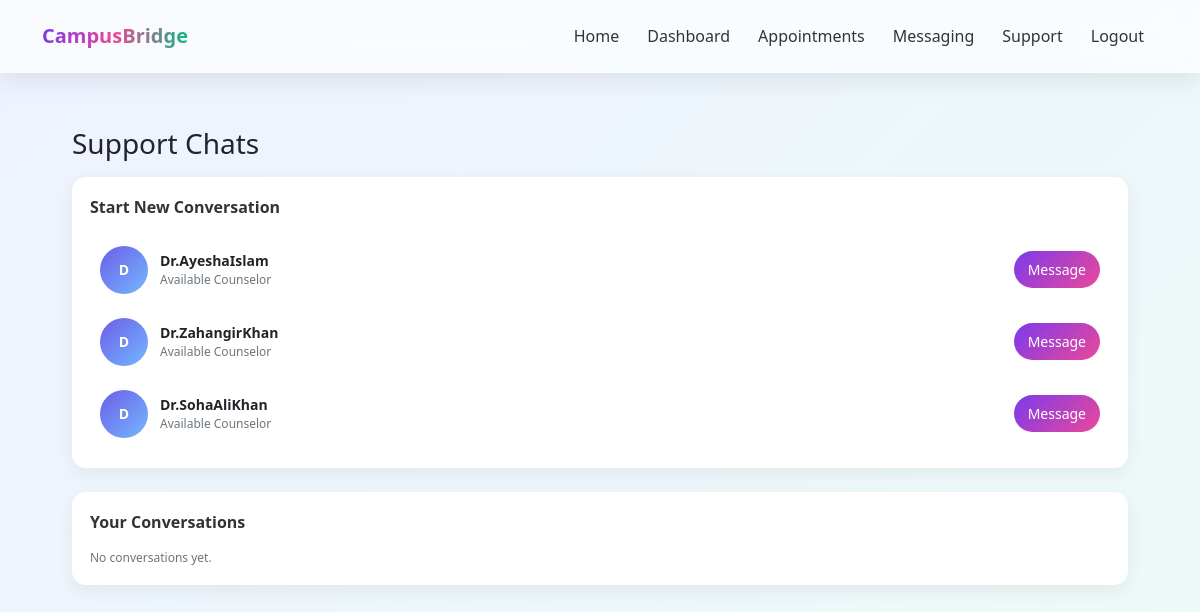
Before: /messaging/ (signed in) with the older database file.
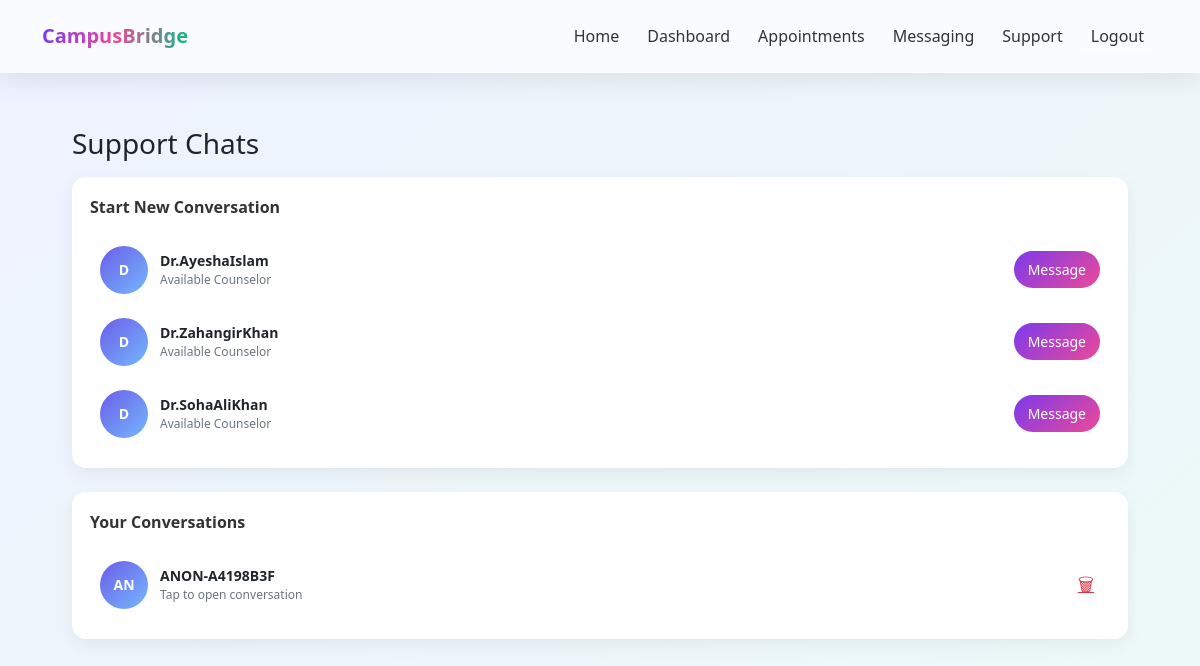
After: the same page with the newer database file.
### accounts/models.py (models this page shows)
class User(AbstractUser):
    ROLE_CHOICES=(('student','Student'),
                  ('staff','Staff'),
                  ('counselor','Counselor'),
                  )
    role=models.CharField(max_length=20, choices=ROLE_CHOICES)

### messaging/models.py (models this page shows, shortened)
class Conversation(models.Model):
    anonymous_profile = models.ForeignKey(
        "support.AnonymousProfile",
        on_delete=models.CASCADE,
        related_name="conversations"
    )
    counselor = models.ForeignKey(
        User,
        on_delete=models.CASCADE,
        related_name="counselor_conversations"
    )
    created_at = models.DateTimeField(auto_now_add=True)

### support/models.py (models this page shows, shortened)
class AnonymousProfile(models.Model):
    user=models.OneToOneField(User,on_delete=models.CASCADE)
    anon_id=models.CharField(max_length=20,unique=True,blank=True)

### messaging/views.py (the view)
# urls.py: path('', views.conversation_list, name='conversation_list'),
@login_required
def conversation_list(request):
    profile = request.user.anonymousprofile
    counselors = User.objects.filter(role="counselor")
    conversations = Conversation.objects.filter(
        anonymous_profile=profile
    ).select_related("counselor")
    return render(request, 'messaging/list.html', {
        'counselors': counselors,
        'conversations': conversations
    })

### templates/messaging/list.html (shortened to what this page needs)
{% extends 'base.html' %}
{% load static %}
{% block content %}
<div class="container mt-4">
    <h3 class="mb-3">Support Chats</h3>
    <div class="chat-card mb-4">
        <div class="section-title">Start New Conversation</div>
        {% for c in counselors %}
        <div class="chat-item">
            <div class="chat-left">
                <div class="avatar">
                    {{ c.username|slice:":1"|upper }}
                </div>
                <div>
                    <div class="chat-title">{{ c.username }}</div>
                    <div class="chat-sub">Available Counselor</div>
                </div>
            </div>
            <a href="{% url 'start_conversation' c.id %}" class="btn btn-sm btn-primary rounded-pill">
                Message
            </a>
        </div>
        {% endfor %}
    </div>
    <div class="chat-card">
        <div class="section-title">Your Conversations</div>
        {% for convo in conversations %}
        <div class="chat-item">
            <a href="{% url 'chat' convo.id %}" class="chat-left text-decoration-none text-dark flex-grow-1">
                <div class="avatar">
                    {{ convo.anonymous_profile.anon_id|slice:":2"|upper }}
                </div>
                <div>
                    <div class="chat-title">
                        {{ convo.anonymous_profile.anon_id }}
                    </div>
                    <div class="chat-sub">
                        Tap to open conversation
                    </div>
                </div>
            </a>
            <a href="{% url 'delete_conversation' convo.id %}"
               onclick="return confirm('Delete this chat?');"
               class="delete-btn">
                🗑
            </a>
        </div>
        {% empty %}
        <div class="chat-sub">No conversations yet.</div>
        {% endfor %}
    </div>
</div>
{% endblock %}

Changed rows visible on the page:
added Conversation: anonymous_profile.anon_id "AN", anonymous_profile.anon_id "ANON-A4198B3F"
Other visible differences:
text no longer shown: "No conversations yet."
